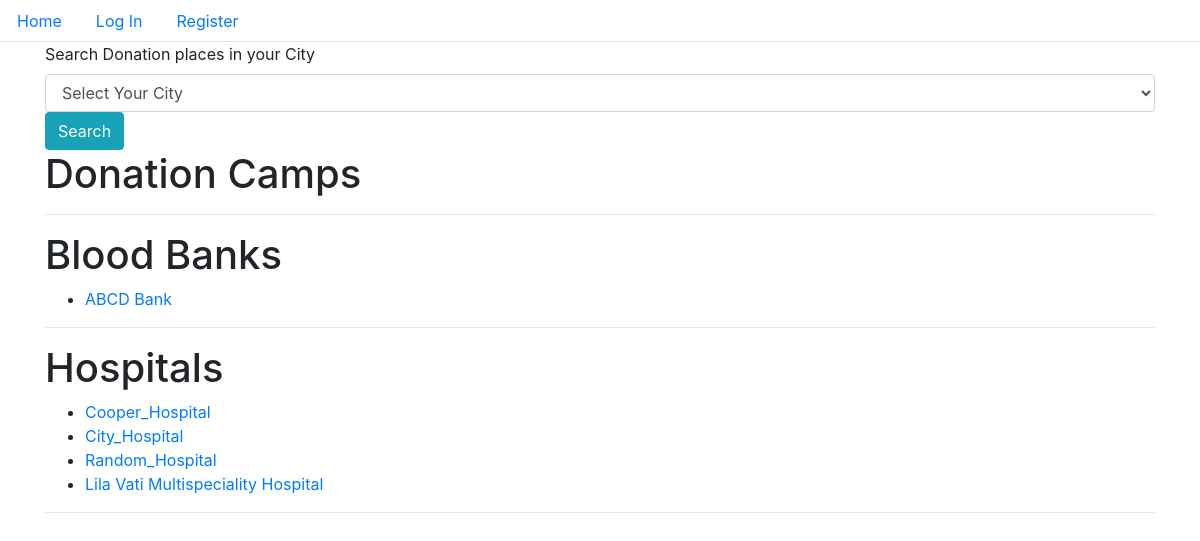
The app's page /, older data.
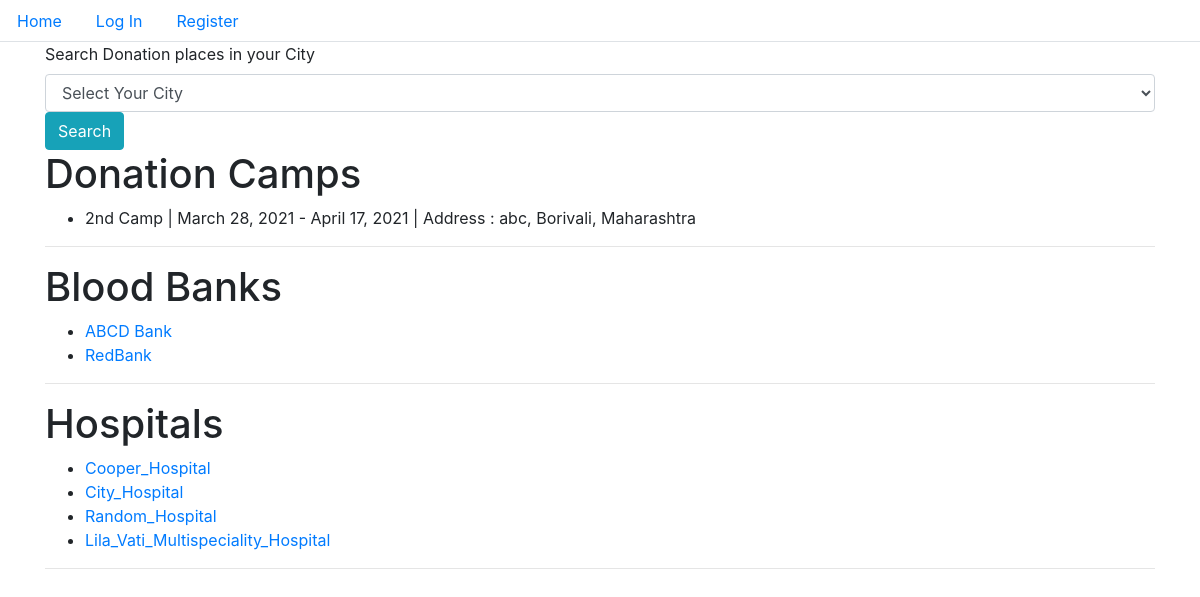
The same page, newer data.
### donate/models.py (models this page shows, shortened)
class BloodBank(models.Model):
    dp_no = models.OneToOneField(DonationPlace, on_delete=models.CASCADE, related_name="bank")
    def __str__(self):
        return f'{self.dp_no.name}'

class DonationPlace(models.Model):
    name = models.CharField(max_length=64,unique=True)
    street = models.CharField (max_length=64)
    city = models.CharField (max_length=64)
    state = models.CharField (max_length=64)
    phone_no = PhoneNumberField(unique=True)
    donors = models.ManyToManyField(User, blank=True, related_name="donations")

class User(AbstractUser):
    gender_choice = [
        ("M", "Male"),
        ("F", "Female"),
        ("O", "Other")
    ]
    is_hospital = models.BooleanField(default = False)
    street = models.CharField (max_length=64)
    city = models.CharField (max_length=64)
    state = models.CharField (max_length=64)
    phone_no = PhoneNumberField(unique=True)
    dob = models.DateField(auto_now_add=False, blank=True, null=True)
    blood_type = models.CharField(choices=unit_choices, max_length=64, blank=True)
    gender = models.CharField(choices=gender_choice, max_length=1, blank=True)
    requests = models.ManyToManyField("User", blank=True, through="BloodRequest")
    def __str__(self):
        if self.is_hospital:
            return f'{self.username}'
        else:
            return f'{self.username} ({self.first_name} {self.last_name})'

class DonationCamp(models.Model):
    dp_no = models.OneToOneField(DonationPlace, on_delete=models.CASCADE, related_name="camp")
    start_date = models.DateField(auto_now_add=False)
    end_date = models.DateField(auto_now_add=False)
    def __str__(self):
        return f'{self.dp_no.name}'

### donate/views.py (the view)
# urls.py: path("", views.index, name="index"),
def index(request):
    today = date.today()
    if request.method == 'POST':
        if 'city_search' in request.POST:
            city = request.POST["search_city"]
            if city == 'Select Your City':
                dp_city = DonationPlace.objects.all()
                hospitals = User.objects.filter(is_hospital=True)
            else:
                dp_city = DonationPlace.objects.filter(city=city)
                hospitals = User.objects.filter(is_hospital=True, city=city)
            return render(request, "donate/index.html",{
                "camps": DonationCamp.objects.filter(dp_no__in=dp_city),
                "banks": BloodBank.objects.filter(dp_no__in=dp_city),
                "hospitals": hospitals,
                "today": today
            })
        elif 'blood_search' in request.POST:
            blood_type = request.POST['blood_bank_type']
            rows = BloodUnit.objects.filter(blood_group=blood_type)
            return render(request, "donate/index.html",{
                "camps": DonationCamp.objects.all(),
                "banks": BloodBank.objects.all(),
                "hospitals": User.objects.filter(is_hospital=True),
                "today": today,
                "table": True,
                "rows": rows,
                "blood_group": blood_type
            })
    else:
        return render(request, "donate/index.html",{
            "camps": DonationCamp.objects.all(),
            "banks": BloodBank.objects.all(),
            "hospitals": User.objects.filter(is_hospital=True),
            "today": today
        })

### donate/templates/donate/index.html (shortened to what this page needs)
{% extends "donate/layout.html" %}
{% load static %}
{% block body %}
    <div class="container-sm">
        <form action="{% url 'index' %}" method="POST">
            <label>Search Donation places in your City</label>
            <select class="form-control" aria-label="Search City" name="search_city">
                <option selected>Select Your City</option>
            </select>
            <button type="submit" name="city_search" class="btn btn-info">Search</button>
        </form>
        <h1>Donation Camps</h1>
        <ul>
            {% for camp in camps %}
                {% if camp.end_date >= today %}
                    <li>
                        {{ camp }} | {{ camp.start_date }} - {{ camp.end_date }} |
                        Address : {{ camp.dp_no.street }}, {{ camp.dp_no.city }}, {{ camp.dp_no.state }}
                    </li>
                {% endif %}
            {% empty %}
                <li>No Entries Found</li>
            {% endfor %}
        </ul>
        <hr>
        <h1>Blood Banks</h1>
        <ul>
            {% for bank in banks %}
                <li><a href="{% url 'bank' bank_name=bank.dp_no.name %}"> {{ bank }} </a></li>
            {% empty %}
                <li>No Entries Found</li>
            {% endfor %}
        </ul>
        <hr>
        <h1>Hospitals</h1>
        <ul>
            {% for hosp in hospitals %}
                <li> <a href="{% url 'profile' name=hosp.username %}"> {{ hosp }} </a></li>
            {% empty %}
                <li>No Entries Found</li>
            {% endfor %}
        </ul>
        <hr>
    </div>
{% endblock %}

Row changes from the older to the newer data that the page shows:
now on this page (row edited): DonationCamp: dp_no.name "2nd Camp", start_date "March 28, 2021", end_date "April 17, 2021", dp_no.street "abc", dp_no.city "Borivali", dp_no.state "Maharashtra"
added BloodBank: dp_no.name "RedBank"
changed User: is_hospital+username "Lila Vati Multispeciality Hospital" → "Lila_Vati_Multispeciality_Hospital"
